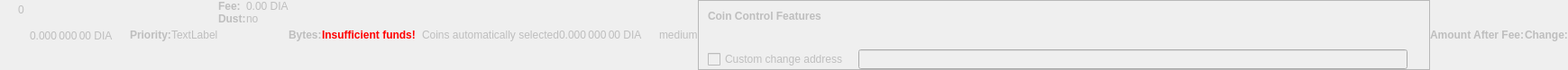
    <widget class="QWidget" name="dummyHideWidget" native="true">
     <property name="enabled">
      <bool>false</bool>
     </property>
     <property name="maximumSize">
      <size>
       <width>100</width>
       <height>22</height>
      </size>
     </property>
     <layout class="QHBoxLayout" name="dummyHideLayout">
      <property name="spacing">
       <number>0</number>
      </property>
      <property name="leftMargin">
       <number>0</number>
      </property>
      <property name="topMargin">
       <number>0</number>
      </property>
      <property name="rightMargin">
       <number>0</number>
      </property>
      <property name="bottomMargin">
       <number>0</number>
      </property>
      <item>
       <layout class="QFormLayout" name="formLayoutCoinControl1">
        <property name="horizontalSpacing">
         <number>10</number>
        </property>
        <property name="verticalSpacing">
         <number>14</number>
        </property>
        <property name="leftMargin">
         <number>10</number>
        </property>
        <property name="topMargin">
         <number>4</number>
        </property>
        <property name="rightMargin">
         <number>6</number>
        </property>
        <item row="0" column="1">
         <widget class="QLabel" name="labelCoinControlBytes">
          <property name="cursor">
           <cursorShape>IBeamCursor</cursorShape>
          </property>
          <property name="contextMenuPolicy">
           <enum>Qt::ActionsContextMenu</enum>
          </property>
          <property name="text">
           <string notr="true">0</string>
          </property>
          <property name="textInteractionFlags">
           <set>Qt::LinksAccessibleByMouse|Qt::TextSelectableByKeyboard|Qt::TextSelectableByMouse</set>
          </property>
         </widget>
        </item>
       </layout>
      </item>
      <item>
       <widget class="QLabel" name="labelCoinControlAfterFee">
        <property name="enabled">
         <bool>false</bool>
        </property>
        <property name="sizePolicy">
         <sizepolicy hsizetype="Fixed" vsizetype="Fixed">
          <horstretch>0</horstretch>
          <verstretch>0</verstretch>
         </sizepolicy>
        </property>
        <property name="minimumSize">
         <size>
          <width>111</width>
          <height>12</height>
         </size>
        </property>
        <property name="maximumSize">
         <size>
          <width>111</width>
          <height>12</height>
         </size>
        </property>
        <property name="cursor">
         <cursorShape>IBeamCursor</cursorShape>
        </property>
        <property name="contextMenuPolicy">
         <enum>Qt::ActionsContextMenu</enum>
        </property>
        <property name="text">
         <string notr="true">0.000 000 00 DIA</string>
        </property>
        <property name="textInteractionFlags">
         <set>Qt::LinksAccessibleByMouse|Qt::TextSelectableByKeyboard|Qt::TextSelectableByMouse</set>
        </property>
       </widget>
      </item>
      <item>
       <widget class="QLabel" name="labelCoinControlPriorityText">
        <property name="enabled">
         <bool>false</bool>
        </property>
        <property name="font">
         <font>
          <weight>75</weight>
          <bold>true</bold>
         </font>
        </property>
        <property name="text">
         <string>Priority:</string>
        </property>
       </widget>
      </item>
      <item>
       <layout class="QHBoxLayout" name="horizontalLayout">
        <item>
         <widget class="QLabel" name="WarningLabel">
          <property name="text">
           <string>TextLabel</string>
          </property>
         </widget>
        </item>
       </layout>
      </item>
      <item>
       <layout class="QFormLayout" name="formLayoutCoinControl3">
        <property name="horizontalSpacing">
         <number>0</number>
        </property>
        <property name="verticalSpacing">
         <number>0</number>
        </property>
        <property name="leftMargin">
         <number>0</number>
        </property>
        <property name="topMargin">
         <number>0</number>
        </property>
        <property name="rightMargin">
         <number>0</number>
        </property>
        <item row="0" column="0">
         <widget class="QLabel" name="labelCoinControlFeeText">
          <property name="enabled">
           <bool>false</bool>
          </property>
          <property name="font">
           <font>
            <weight>75</weight>
            <bold>true</bold>
           </font>
          </property>
          <property name="text">
           <string>Fee:</string>
          </property>
          <property name="margin">
           <number>0</number>
          </property>
         </widget>
        </item>
        <item row="0" column="1">
         <widget class="QLabel" name="labelCoinControlFee">
          <property name="enabled">
           <bool>false</bool>
          </property>
          <property name="cursor">
           <cursorShape>IBeamCursor</cursorShape>
          </property>
          <property name="contextMenuPolicy">
           <enum>Qt::ActionsContextMenu</enum>
          </property>
          <property name="text">
           <string notr="true">0.00 DIA</string>
          </property>
          <property name="textInteractionFlags">
           <set>Qt::LinksAccessibleByMouse|Qt::TextSelectableByKeyboard|Qt::TextSelectableByMouse</set>
          </property>
         </widget>
        </item>
        <item row="1" column="0">
         <widget class="QLabel" name="labelCoinControlLowOutputText">
          <property name="enabled">
           <bool>false</bool>
          </property>
          <property name="font">
           <font>
            <weight>75</weight>
            <bold>true</bold>
           </font>
          </property>
          <property name="text">
           <string>Dust:</string>
          </property>
         </widget>
        </item>
        <item row="1" column="1">
         <widget class="QLabel" name="labelCoinControlLowOutput">
          <property name="enabled">
           <bool>false</bool>
          </property>
          <property name="cursor">
           <cursorShape>IBeamCursor</cursorShape>
          </property>
          <property name="contextMenuPolicy">
           <enum>Qt::ActionsContextMenu</enum>
          </property>
          <property name="text">
           <string>no</string>
          </property>
          <property name="textInteractionFlags">
           <set>Qt::LinksAccessibleByMouse|Qt::TextSelectableByKeyboard|Qt::TextSelectableByMouse</set>
          </property>
         </widget>
        </item>
       </layout>
      </item>
      <item>
       <widget class="QLabel" name="labelCoinControlBytesText">
        <property name="enabled">
         <bool>false</bool>
        </property>
        <property name="font">
         <font>
          <weight>75</weight>
          <bold>true</bold>
         </font>
        </property>
        <property name="text">
         <string>Bytes:</string>
        </property>
       </widget>
      </item>
      <item>
       <layout class="QFormLayout" name="formLayoutCoinControl2">
        <property name="horizontalSpacing">
         <number>0</number>
        </property>
        <property name="verticalSpacing">
         <number>0</number>
        </property>
        <property name="leftMargin">
         <number>0</number>
        </property>
        <property name="topMargin">
         <number>0</number>
        </property>
        <property name="rightMargin">
         <number>0</number>
        </property>
       </layout>
      </item>
      <item>
       <layout class="QHBoxLayout" name="horizontalLayoutCoinControl2">
        <property name="spacing">
         <number>0</number>
        </property>
        <property name="bottomMargin">
         <number>0</number>
        </property>
       </layout>
      </item>
      <item>
       <widget class="QLabel" name="labelCoinControlInsuffFunds">
        <property name="enabled">
         <bool>false</bool>
        </property>
        <property name="minimumSize">
         <size>
          <width>0</width>
          <height>0</height>
         </size>
        </property>
        <property name="font">
         <font>
          <weight>75</weight>
          <bold>true</bold>
         </font>
        </property>
        <property name="styleSheet">
         <string notr="true">color:red;font-weight:bold;</string>
        </property>
        <property name="text">
         <string>Insufficient funds!</string>
        </property>
        <property name="margin">
         <number>5</number>
        </property>
       </widget>
      </item>
      <item>
       <layout class="QFormLayout" name="formLayoutCoinControl4">
        <property name="horizontalSpacing">
         <number>0</number>
        </property>
        <property name="verticalSpacing">
         <number>0</number>
        </property>
        <property name="leftMargin">
         <number>0</number>
        </property>
        <property name="topMargin">
         <number>0</number>
        </property>
        <property name="rightMargin">
         <number>0</number>
        </property>
       </layout>
      </item>
      <item>
       <widget class="QLabel" name="labelCoinControlChangeLabel">
        <property name="enabled">
         <bool>false</bool>
        </property>
        <property name="sizePolicy">
         <sizepolicy hsizetype="Preferred" vsizetype="Expanding">
          <horstretch>0</horstretch>
          <verstretch>0</verstretch>
         </sizepolicy>
        </property>
        <property name="minimumSize">
         <size>
          <width>0</width>
          <height>0</height>
         </size>
        </property>
        <property name="text">
         <string/>
        </property>
        <property name="margin">
         <number>3</number>
        </property>
       </widget>
      </item>
      <item>
       <widget class="QLabel" name="labelCoinControlAutomaticallySelected">
        <property name="enabled">
         <bool>false</bool>
        </property>
        <property name="sizePolicy">
         <sizepolicy hsizetype="Fixed" vsizetype="Fixed">
          <horstretch>0</horstretch>
          <verstretch>0</verstretch>
         </sizepolicy>
        </property>
        <property name="minimumSize">
         <size>
          <width>0</width>
          <height>0</height>
         </size>
        </property>
        <property name="maximumSize">
         <size>
          <width>240</width>
          <height>16777215</height>
         </size>
        </property>
        <property name="text">
         <string>Coins automatically selected</string>
        </property>
        <property name="margin">
         <number>5</number>
        </property>
       </widget>
      </item>
      <item>
       <widget class="QLabel" name="labelCoinControlChange">
        <property name="enabled">
         <bool>false</bool>
        </property>
        <property name="sizePolicy">
         <sizepolicy hsizetype="Fixed" vsizetype="Fixed">
          <horstretch>0</horstretch>
          <verstretch>0</verstretch>
         </sizepolicy>
        </property>
        <property name="minimumSize">
         <size>
          <width>111</width>
          <height>0</height>
         </size>
        </property>
        <property name="maximumSize">
         <size>
          <width>111</width>
          <height>16777215</height>
         </size>
        </property>
        <property name="cursor">
         <cursorShape>IBeamCursor</cursorShape>
        </property>
        <property name="contextMenuPolicy">
         <enum>Qt::ActionsContextMenu</enum>
        </property>
        <property name="text">
         <string notr="true">0.000 000 00 DIA</string>
        </property>
        <property name="textInteractionFlags">
         <set>Qt::LinksAccessibleByMouse|Qt::TextSelectableByKeyboard|Qt::TextSelectableByMouse</set>
        </property>
       </widget>
      </item>
      <item>
       <widget class="QLabel" name="labelCoinControlPriority">
        <property name="enabled">
         <bool>false</bool>
        </property>
        <property name="cursor">
         <cursorShape>IBeamCursor</cursorShape>
        </property>
        <property name="contextMenuPolicy">
         <enum>Qt::ActionsContextMenu</enum>
        </property>
        <property name="text">
         <string>medium</string>
        </property>
        <property name="textInteractionFlags">
         <set>Qt::LinksAccessibleByMouse|Qt::TextSelectableByKeyboard|Qt::TextSelectableByMouse</set>
        </property>
       </widget>
      </item>
      <item>
       <widget class="QFrame" name="frameCoinControl">
        <property name="sizePolicy">
         <sizepolicy hsizetype="Expanding" vsizetype="Expanding">
          <horstretch>0</horstretch>
          <verstretch>0</verstretch>
         </sizepolicy>
        </property>
        <property name="maximumSize">
         <size>
          <width>16777215</width>
          <height>16777215</height>
         </size>
        </property>
        <property name="frameShape">
         <enum>QFrame::StyledPanel</enum>
        </property>
        <property name="frameShadow">
         <enum>QFrame::Sunken</enum>
        </property>
        <layout class="QVBoxLayout" name="verticalLayoutCoinControl2_2">
         <property name="spacing">
          <number>0</number>
         </property>
         <property name="leftMargin">
          <number>0</number>
         </property>
         <property name="topMargin">
          <number>0</number>
         </property>
         <property name="rightMargin">
          <number>0</number>
         </property>
         <property name="bottomMargin">
          <number>0</number>
         </property>
         <item>
          <layout class="QVBoxLayout" name="verticalLayoutCoinControl" stretch="0,0,0,1">
           <property name="spacing">
            <number>0</number>
           </property>
           <property name="leftMargin">
            <number>10</number>
           </property>
           <property name="topMargin">
            <number>10</number>
           </property>
           <item>
            <layout class="QHBoxLayout" name="horizontalLayoutCoinControl1">
             <property name="bottomMargin">
              <number>15</number>
             </property>
             <item>
              <widget class="QLabel" name="labelCoinControlFeatures">
               <property name="enabled">
                <bool>false</bool>
               </property>
               <property name="sizePolicy">
                <sizepolicy hsizetype="Preferred" vsizetype="Maximum">
                 <horstretch>0</horstretch>
                 <verstretch>0</verstretch>
                </sizepolicy>
               </property>
               <property name="font">
                <font>
                 <weight>75</weight>
                 <bold>true</bold>
                </font>
               </property>
               <property name="styleSheet">
                <string notr="true">font-weight:bold;</string>
               </property>
               <property name="text">
                <string>Coin Control Features</string>
               </property>
              </widget>
             </item>
            </layout>
           </item>
           <item>
            <widget class="QWidget" name="widgetCoinControl" native="true">
             <property name="sizePolicy">
              <sizepolicy hsizetype="Preferred" vsizetype="Preferred">
               <horstretch>0</horstretch>
               <verstretch>0</verstretch>
              </sizepolicy>
             </property>
             <property name="minimumSize">
              <size>
               <width>0</width>
               <height>0</height>
              </size>
             </property>
             <property name="styleSheet">
              <string notr="true"/>
             </property>
             <layout class="QHBoxLayout" name="horizontalLayoutCoinControl5_2">
              <property name="leftMargin">
               <number>0</number>
              </property>
              <property name="topMargin">
               <number>0</number>
              </property>
              <property name="rightMargin">
               <number>0</number>
              </property>
              <property name="bottomMargin">
               <number>0</number>
              </property>
              <item>
               <layout class="QHBoxLayout" name="horizontalLayoutCoinControl3">
                <property name="spacing">
                 <number>20</number>
                </property>
                <property name="topMargin">
                 <number>0</number>
                </property>
                <property name="bottomMargin">
                 <number>10</number>
                </property>
               </layout>
              </item>
             </layout>
            </widget>
           </item>
           <item>
            <layout class="QHBoxLayout" name="horizontalLayoutCoinControl4" stretch="0,0,0">
             <property name="spacing">
              <number>12</number>
             </property>
             <property name="sizeConstraint">
              <enum>QLayout::SetDefaultConstraint</enum>
             </property>
             <property name="topMargin">
              <number>5</number>
             </property>
             <property name="rightMargin">
              <number>5</number>
             </property>
             <item>
              <widget class="QCheckBox" name="checkBoxCoinControlChange">
               <property name="enabled">
                <bool>false</bool>
               </property>
               <property name="toolTip">
                <string>If this is activated, but the change address is empty or invalid, change will be sent to a newly generated address.</string>
               </property>
               <property name="text">
                <string>Custom change address</string>
               </property>
              </widget>
             </item>
             <item>
              <widget class="QValidatedLineEdit" name="lineEditCoinControlChange">
               <property name="enabled">
                <bool>false</bool>
               </property>
               <property name="sizePolicy">
                <sizepolicy hsizetype="Expanding" vsizetype="Fixed">
                 <horstretch>0</horstretch>
                 <verstretch>0</verstretch>
                </sizepolicy>
               </property>
              </widget>
             </item>
             <item>
              <widget class="QLabel" name="labelCoinControlChangeLabel_2">
               <property name="sizePolicy">
                <sizepolicy hsizetype="Preferred" vsizetype="Expanding">
                 <horstretch>0</horstretch>
                 <verstretch>0</verstretch>
                </sizepolicy>
               </property>
               <property name="minimumSize">
                <size>
                 <width>0</width>
                 <height>0</height>
                </size>
               </property>
               <property name="text">
                <string/>
               </property>
               <property name="margin">
                <number>3</number>
               </property>
              </widget>
             </item>
            </layout>
           </item>
           <item>
            <spacer name="verticalSpacerCoinControl">
             <property name="orientation">
              <enum>Qt::Vertical</enum>
             </property>
             <property name="sizeHint" stdset="0">
              <size>
               <width>800</width>
               <height>1</height>
              </size>
             </property>
            </spacer>
           </item>
          </layout>
         </item>
        </layout>
       </widget>
      </item>
      <item>
       <widget class="QLabel" name="labelCoinControlAfterFeeText">
        <property name="enabled">
         <bool>false</bool>
        </property>
        <property name="minimumSize">
         <size>
          <width>0</width>
          <height>0</height>
         </size>
        </property>
        <property name="maximumSize">
         <size>
          <width>16777215</width>
          <height>16777215</height>
         </size>
        </property>
        <property name="font">
         <font>
          <weight>75</weight>
          <bold>true</bold>
         </font>
        </property>
        <property name="text">
         <string>Amount After Fee:</string>
        </property>
        <property name="alignment">
         <set>Qt::AlignLeading|Qt::AlignLeft|Qt::AlignVCenter</set>
        </property>
        <property name="margin">
         <number>0</number>
        </property>
       </widget>
      </item>
      <item>
       <widget class="QLabel" name="labelCoinControlChangeText">
        <property name="enabled">
         <bool>false</bool>
        </property>
        <property name="sizePolicy">
         <sizepolicy hsizetype="Preferred" vsizetype="Preferred">
          <horstretch>0</horstretch>
          <verstretch>0</verstretch>
         </sizepolicy>
        </property>
        <property name="minimumSize">
         <size>
          <width>0</width>
          <height>0</height>
         </size>
        </property>
        <property name="maximumSize">
         <size>
          <width>16777215</width>
          <height>16777215</height>
         </size>
        </property>
        <property name="font">
         <font>
          <weight>75</weight>
          <bold>true</bold>
         </font>
        </property>
        <property name="text">
         <string>Change:</string>
        </property>
        <property name="alignment">
         <set>Qt::AlignLeading|Qt::AlignLeft|Qt::AlignVCenter</set>
        </property>
       </widget>
      </item>
     </layout>
    </widget>
